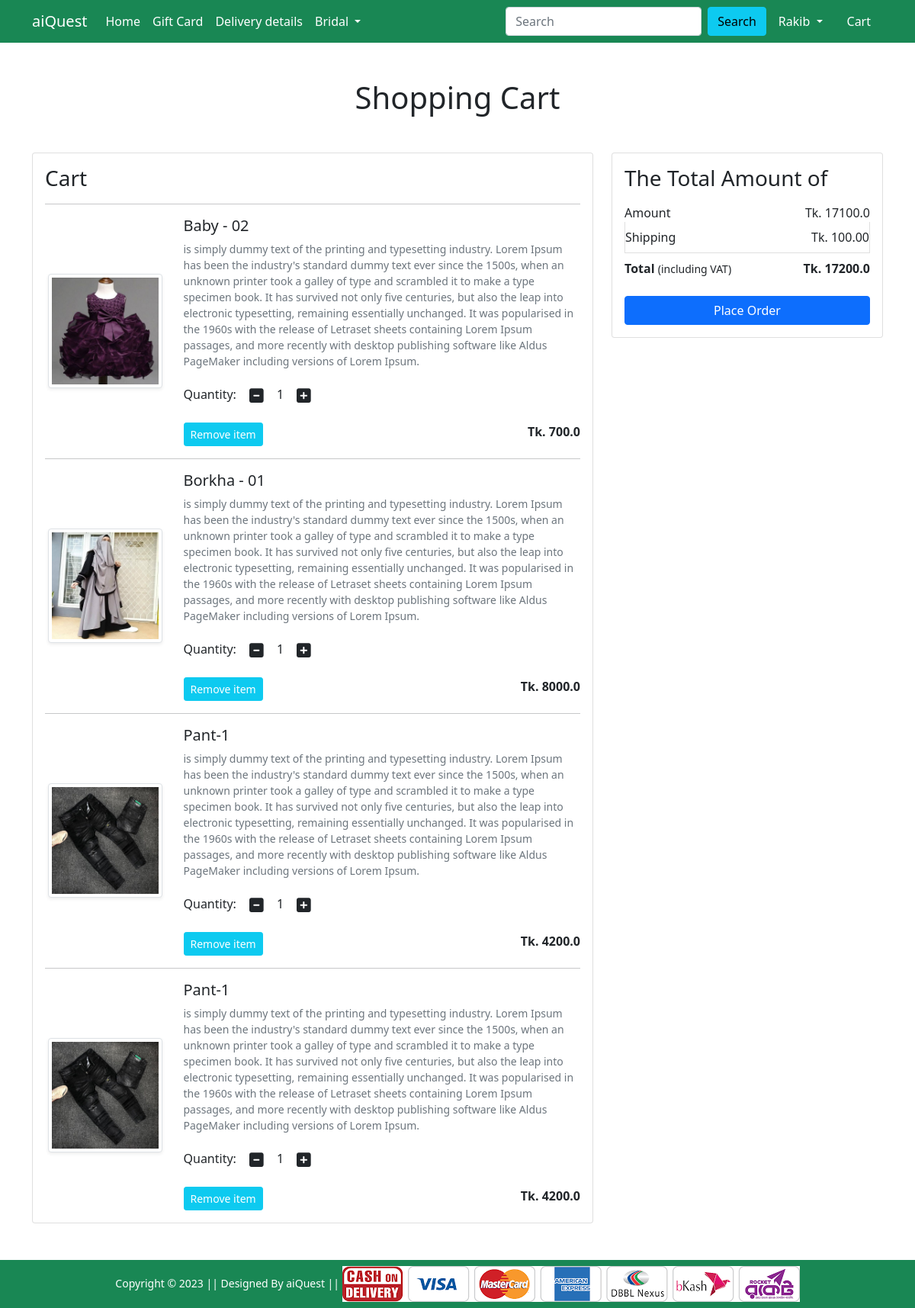
The app's page /cart/ (signed in) with its own data.
### Shop/models.py (models this page shows, shortened)
class Cart(models.Model):
    user = models.ForeignKey(User, on_delete=models.CASCADE)
    product = models.ForeignKey(Product, on_delete=models.CASCADE)
    quantity = models.PositiveIntegerField(default=1)

class Product(models.Model):
    title = models.CharField(max_length=100)
    selling_price = models.FloatField()
    discounted_price = models.FloatField()
    description = models.TextField()
    brand = models.CharField(max_length=100)
    category = models.CharField(choices=CATEGORY_CHOICES,max_length=2)
    product_image = models.ImageField(upload_to='productimg')

### Shop/views.py (the view)
# urls.py: path('cart/', views.show_cart, name='showcart'),
@login_required
def show_cart(request):
  if request.user.is_authenticated:
    user = request.user
    cart = Cart.objects.filter(user=user)
    amount = 0.0
    shipping_amount = 100.0
    total_amount = 0.0
    cart_product = [p for p in Cart.objects.all() if p.user == user]
    if cart_product:
      for p in cart_product:
        tempamount = (p.quantity * p.product.discounted_price)
        amount += tempamount
        totalamount = amount + shipping_amount
      return render(request, 'Shop/addtocart.html', {'carts':cart, 'amount':amount, 'totalamount':totalamount })
    else:
      return render(request, 'shop/emptycart.html')

### Shop/templates/Shop/addtocart.html (shortened to what this page needs)
{% extends 'Shop/base.html' %}
{% load static %}
{% block main-content %}
<div class="container my-5">
    <div class="row">
        <h1 class="text-center mb-5">Shopping Cart</h1>
        <div class="col-sm-8">
            <div class="card">
                <div class="card-body">
                    <h3>Cart</h3>
                    {% for cart in carts %}
                    <hr>
                    <div class="row">
                        <div class="col-sm-3 text-center align-self-center"><img
                                src="{{cart.product.product_image.url}}" alt="" srcset=""
                                class="img-fluid img-thumbnail shadow-sm" height="150" width="150"> </div>
                        <div class="col-sm-9">
                            <div>
                                <h5>{{cart.product.title}}</h5>
                                <p class="mb-2 text-muted small">{{cart.product.description}}</p>
                                <div class="my-3">
                                    <label for="quantity">Quantity:</label>
                                    <a class="minus-cart btn" pid={{cart.product.id}}><i class="fas fa-minus-square fa-lg"></i></a>
                                    <span id="quantity">{{cart.quantity}}</span>
                                    <a class="plus-cart btn" pid={{cart.product.id}}><i class="fas fa-plus-square fa-lg"></i></a>
                                </div>
                                <div class="d-flex justify-content-between">
                                    <a href="" class="remove-cart btn btn-sm btn-info  text-white mr-3" pid={{cart.product.id}}>Remove item </a>
                                    <p class="mb-0"><span><strong>Tk. {{cart.product.discounted_price}}</strong></span></p>
                                </div>
                            </div>
                        </div>
                    </div>
                    {% endfor %}
                </div>
            </div>
        </div>
        <div class="col-sm-4">
            <div class="card">
                <div class="card-body">
                    <h3>The Total Amount of</h3>
                    <ul class="list-group">
                        <li
                            class="list-group-item d-flex justify-content-between align-items-center border-0 px-0 pb-0">
                            Amount<span>Tk. <span id="amount">{{amount}}</span> </span></li>
                        <li class="list-group-item d-flex justify-content-between align-items-center px-0">
                            Shipping<span>Tk. 100.00</span></li>
                        <li
                            class="list-group-item d-flex justify-content-between align-items-center border-0 px-0 mb-3">
                            <div>
                                <strong>Total</strong> <small>(including VAT)</small>
                            </div>
                            <span><strong>Tk. <span id="totalamount">{{totalamount}}</span> </strong></span>
                        </li>
                    </ul>
                    <div class="d-grid"><a href="{% url 'checkout' %}" class="btn btn-primary">Place Order</a></div>
                </div>
            </div>
        </div>
    </div>
</div>
{% endblock main-content %}

### Shop/templates/Shop/base.html (shortened to what this page needs)
<!doctype html>
{% load static %}
<html lang="en">
<head>
    <link href="https://cdn.jsdelivr.net/npm/bootstrap@5.0.0-beta1/dist/css/bootstrap.min.css" rel="stylesheet"
>
    <link rel="stylesheet" href="{% static 'Shop/css/owl.carousel.min.css' %}">
    <link rel="stylesheet" href="{% static 'Shop/css/all.min.css' %}">
    <link rel="stylesheet" href="{% static 'Shop/css/style.css' %}">
</head>
<body>
    <nav class="navbar navbar-expand-lg navbar-dark bg-success">
        <div class="container">
            <a class="navbar-brand" href="/">aiQuest</a>
            <div class="collapse navbar-collapse" id="navbarSupportedContent">
                <ul class="navbar-nav me-auto mb-2 mb-lg-0">
                    <li class="nav-item">
                        <a class="nav-link active" aria-current="page" href="/">Home</a>
                    </li>
                    <li class="nav-item">
                        <a class="nav-link active" aria-current="page" href="#">Gift Card</a>
                    </li>
                    <li class="nav-item">
                        <a class="nav-link active" aria-current="page" href="#">Delivery details</a>
                    </li>
                    <li class="nav-item dropdown">
                        <a class="nav-link dropdown-toggle text-white" href="#" id="electronicsDropdown" role="button"
                            data-bs-toggle="dropdown" aria-expanded="false">
                            Bridal
                        </a>
                    </li>
                </ul>
                <form class="d-flex" action="{% url 'search' %}"   method="GET">
                    <input class="form-control me-2" name="quary"  type="search" placeholder="Search"
                    aria-label="Search">
                    <button class="btn btn-info" type="submit">Search</button>
                </form>
                <div>
                    <ul class="navbar-nav me-auto mb-2 mb-lg-0">
                        {% if request.user.is_authenticated %}
                        <li class="nav-item dropdown mx-2">
                            <a class="nav-link dropdown-toggle text-white" href="#" id="profileDropdown" role="button"
                                data-bs-toggle="dropdown" aria-expanded="false">
                                {{request.user.username|capfirst}}
                            </a>
                        </li>
                        <li class="nav-item mx-2">
                            <a href="{% url 'showcart' %}" class="nav-link text-white"> Cart </a>
                        </li>
                        {% endif %}
                    </ul>
                </div>
            </div>
        </div>
    </nav>
    {% block main-content %} {% endblock main-content %}
    <footer class="container-fluid bg-success text-center p-2 mt-5">
        <small class="text-white">Copyright &copy; 2023 || Designed By aiQuest || </small>
        <img src="{% static 'Shop/images/paymentlogo.png' %}" alt="" srcset="" class="img-fluid" height="2px">
    </footer>
</body>
</html>

### records on screen
Cart: product.product_image (picture), product "Baby - 02", product.description "is simply dummy text of the printing and typesetting industry. Lorem Ipsum has been the industry's standard dummy text ever since the 1500s, when an unknown printer took a galley of type and scrambled it to make a type specimen book. It has survived not only five centuries, but also the leap into electronic typesetting, remaining essentially unchanged. It was popularised in the 1960s with the release of Letraset sheets containing Lorem Ipsum passages, and more recently with desktop publishing software like Aldus PageMaker including versions of Lorem Ipsum.", quantity "1", product.discounted_price "700.0"
Cart: product.product_image (picture), product "Borkha - 01", product.description "is simply dummy text of the printing and typesetting industry. Lorem Ipsum has been the industry's standard dummy text ever since the 1500s, when an unknown printer took a galley of type and scrambled it to make a type specimen book. It has survived not only five centuries, but also the leap into electronic typesetting, remaining essentially unchanged. It was popularised in the 1960s with the release of Letraset sheets containing Lorem Ipsum passages, and more recently with desktop publishing software like Aldus PageMaker including versions of Lorem Ipsum.", quantity "1", product.discounted_price "8000.0"
Cart: product.product_image (picture), product "Pant-1", product.description "is simply dummy text of the printing and typesetting industry. Lorem Ipsum has been the industry's standard dummy text ever since the 1500s, when an unknown printer took a galley of type and scrambled it to make a type specimen book. It has survived not only five centuries, but also the leap into electronic typesetting, remaining essentially unchanged. It was popularised in the 1960s with the release of Letraset sheets containing Lorem Ipsum passages, and more recently with desktop publishing software like Aldus PageMaker including versions of Lorem Ipsum.", quantity "1", product.discounted_price "4200.0"
Cart: product.product_image (picture), product "Pant-1", product.description "is simply dummy text of the printing and typesetting industry. Lorem Ipsum has been the industry's standard dummy text ever since the 1500s, when an unknown printer took a galley of type and scrambled it to make a type specimen book. It has survived not only five centuries, but also the leap into electronic typesetting, remaining essentially unchanged. It was popularised in the 1960s with the release of Letraset sheets containing Lorem Ipsum passages, and more recently with desktop publishing software like Aldus PageMaker including versions of Lorem Ipsum.", quantity "1", product.discounted_price "4200.0"

### other values on screen
{{ request.user.username|capfirst }} "Rakib"
{{ amount }} "17100.0"
{{ totalamount }} "17200.0"
